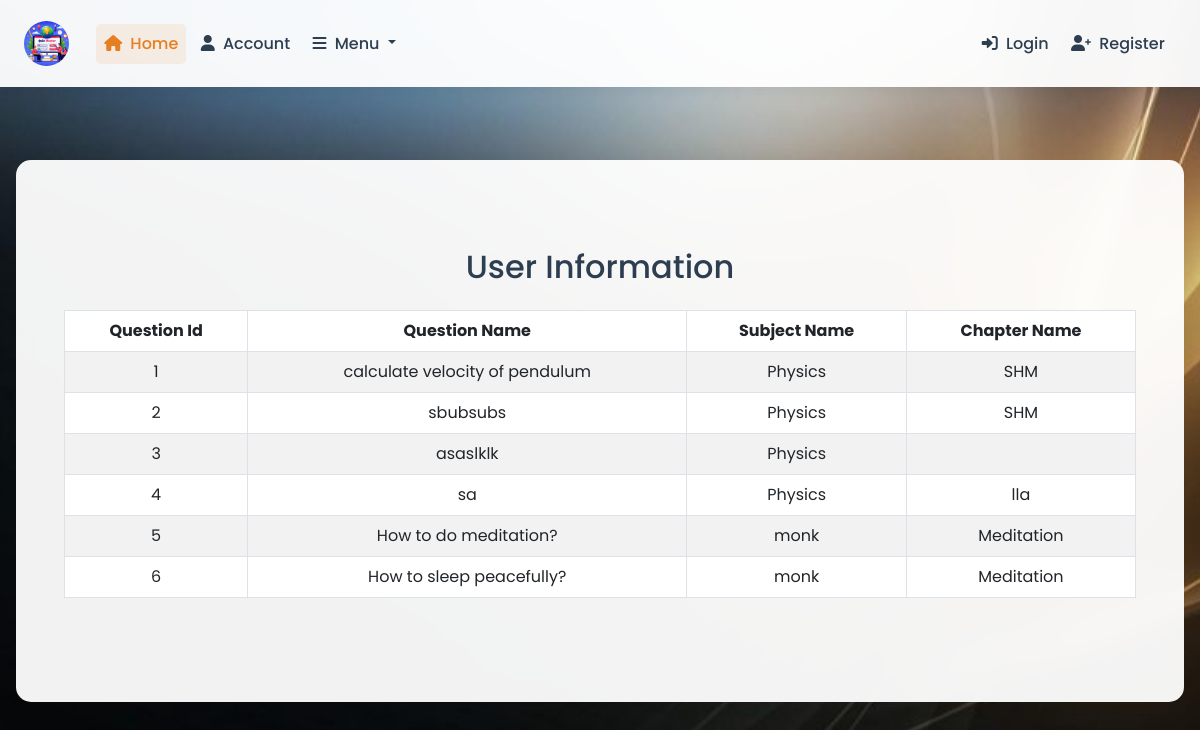
The app's page /subjects/chapters/questions, older data.
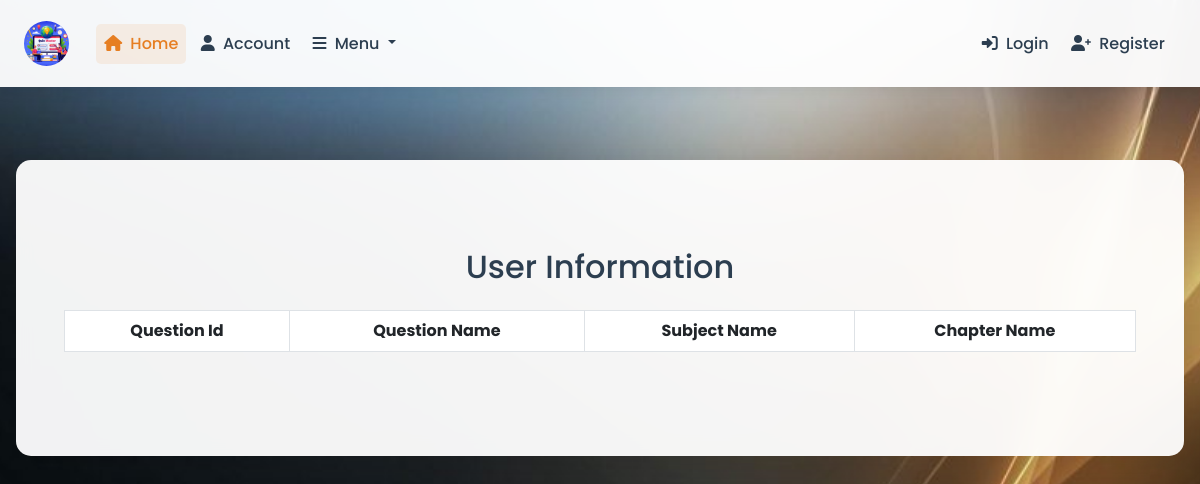
The same page, newer data.
### App/models.py (models this page shows, shortened)
class Questions(db.Model):
    id = db.Column(db.Integer, primary_key=True, autoincrement=True)
    name = db.Column(db.String(20), nullable=False)
    chapter_id = db.Column(db.Integer, db.ForeignKey('chapters.id'), nullable=False)
    subject_id = db.Column(db.Integer, db.ForeignKey('subjects.id'), nullable=True)

class Subjects(db.Model):
    id = db.Column(db.Integer, primary_key=True)
    name = db.Column(db.String(20), nullable=False)
    no_of_chapters = db.Column(db.Integer, nullable=False, default=0)
    no_of_questions = db.Column(db.Integer, nullable=False, default=0)
    chapters = db.relationship('Chapters', backref='subject', lazy=True)
    questions = db.relationship('Questions', backref='subject', lazy=True)

class Chapters(db.Model):
    id = db.Column(db.Integer, primary_key=True)
    name = db.Column(db.String(20), nullable=False)
    no_of_questions = db.Column(db.Integer, nullable=False, default=0)
    subject_id = db.Column(db.Integer, db.ForeignKey('subjects.id'), nullable=False)
    questions = db.relationship('Questions', backref='chapter', lazy=True)

### App/routes.py (the view)
@app.route('/subjects/chapters/questions',methods = ['GET','POST'])
def question_list():
    questions = Questions.query.all()
    return render_template('question_list.html',title = 'Questions', questions = questions)

### App/templates/question_list.html
{% extends "layout.html" %}
{% block content %}
<div class="container my-4">
    <h2 class="text-center mb-4">User Information</h2>
    <table class="table table-bordered table-striped table-hover text-center">
        <thead class="thead-dark">
            <tr>
                <th>Question Id</th>
                <th>Question Name</th>
                <th>Subject Name</th>
                <th>Chapter Name</th>
            </tr>
        </thead>
        <tbody>
            {% for que in questions %}
            <tr>
                <td>{{ que.id }}</td>
                <td>{{ que.name }}</td>
                <td>{{ que.subject.name }}</td>
                <td>{{ que.chapter.name }}</td>
            </tr>
            {% endfor %}
        </tbody>
    </table>
</div>
{% endblock content %}

Row changes from the older to the newer data that the page shows:
removed Questions: id "1", name "calculate velocity of pendulum", subject.name "Physics", chapter.name "SHM"
removed Questions: id "2", name "sbubsubs", subject.name "Physics", chapter.name "SHM"
removed Questions: id "3", name "asaslklk", subject.name "Physics"
removed Questions: id "4", name "sa", subject.name "Physics", chapter.name "lla"
removed Questions: id "5", name "How to do meditation?", subject.name "monk", chapter.name "Meditation"
removed Questions: id "6", name "How to sleep peacefully?", subject.name "monk", chapter.name "Meditation"
